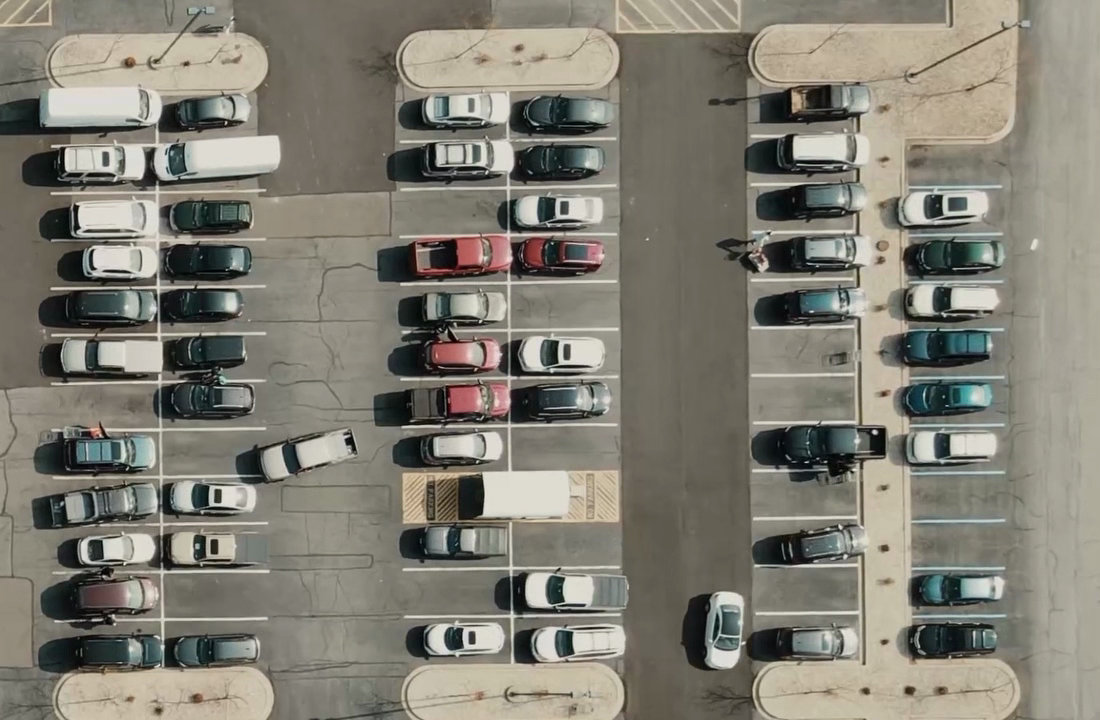
#> input picture carParkImg.png, 1100 x 720 px
$ python ParkingSpacePicker.py
#> lines starting #> are read from the running program, lines starting #| are printed output that depends on the picture; after the words box and inside, x2 and y2 are one past the last pixel; in counts of white or black regions, pixels touching at a corner belong together
import cv2
import pickle
import numpy as np

class ParkingSpacePicker:
    def __init__(self):
        self.width, self.height = 103, 43
        self.posList = []
        self.load_parking_positions()

        # Perspective transform variables
        self.perspective_matrix = None
        self.perspective_mode = False

        # Create control window
        self.create_control_window()

    def load_parking_positions(self):
        """Load existing parking positions"""
        try:
            with open('CarParkPos', 'rb') as f:
                self.posList = pickle.load(f)
            print(f"Loaded {len(self.posList)} existing parking positions")
        except:
            print("No existing parking positions found. Creating new ones.")
            self.posList = []

    def create_control_window(self):
        """Create control window with trackbars"""
        cv2.namedWindow("Controls")
        cv2.resizeWindow("Controls", 400, 200)

        # Perspective transform controls
        cv2.createTrackbar("Perspective Mode", "Controls", 0, 1, self.empty)
#> slider 'Perspective Mode' is set to 1
#> in run, img is the input picture: shape (720, 1100, 3); mean B, G, R 116, 126.7, 129.8
        cv2.createTrackbar("Top-Left X", "Controls", 10, 100, self.empty)
        cv2.createTrackbar("Top-Left Y", "Controls", 10, 100, self.empty)
        cv2.createTrackbar("Top-Right X", "Controls", 90, 100, self.empty)
        cv2.createTrackbar("Top-Right Y", "Controls", 10, 100, self.empty)
        cv2.createTrackbar("Bottom-Right X", "Controls", 90, 100, self.empty)
        cv2.createTrackbar("Bottom-Right Y", "Controls", 90, 100, self.empty)
        cv2.createTrackbar("Bottom-Left X", "Controls", 10, 100, self.empty)
        cv2.createTrackbar("Bottom-Left Y", "Controls", 90, 100, self.empty)

    def empty(self, a):
        pass

    def get_perspective_transform(self, img):
        """Get perspective transform matrix based on trackbar values"""
        h, w = img.shape[:2]
#> h = 720; w = 1100

        # Get trackbar values (as percentages)
        tl_x = cv2.getTrackbarPos("Top-Left X", "Controls") / 100.0
        tl_y = cv2.getTrackbarPos("Top-Left Y", "Controls") / 100.0
        tr_x = cv2.getTrackbarPos("Top-Right X", "Controls") / 100.0
        tr_y = cv2.getTrackbarPos("Top-Right Y", "Controls") / 100.0
        br_x = cv2.getTrackbarPos("Bottom-Right X", "Controls") / 100.0
        br_y = cv2.getTrackbarPos("Bottom-Right Y", "Controls") / 100.0
        bl_x = cv2.getTrackbarPos("Bottom-Left X", "Controls") / 100.0
        bl_y = cv2.getTrackbarPos("Bottom-Left Y", "Controls") / 100.0

        # Define source points (original image corners)
        src_points = np.float32([
            [0, 0],           # Top-left
            [w, 0],           # Top-right
            [w, h],           # Bottom-right
            [0, h]            # Bottom-left
        ])

        # Define destination points (transformed corners)
        dst_points = np.float32([
            [w * tl_x, h * tl_y],      # Top-left
            [w * tr_x, h * tr_y],      # Top-right
            [w * br_x, h * br_y],      # Bottom-right
            [w * bl_x, h * bl_y]       # Bottom-left
        ])

        self.perspective_matrix = cv2.getPerspectiveTransform(src_points, dst_points)
#> self.perspective_matrix = [[0.8, 0, 110], [0, 0.8, 72], [0, 0, 1]]
        return self.perspective_matrix

    def apply_perspective_transform(self, img):
        """Apply perspective transform to correct camera angle"""
        if self.perspective_matrix is None:
            self.get_perspective_transform(img)

        h, w = img.shape[:2]
#> h = 720; w = 1100
        transformed = cv2.warpPerspective(img, self.perspective_matrix, (w, h))
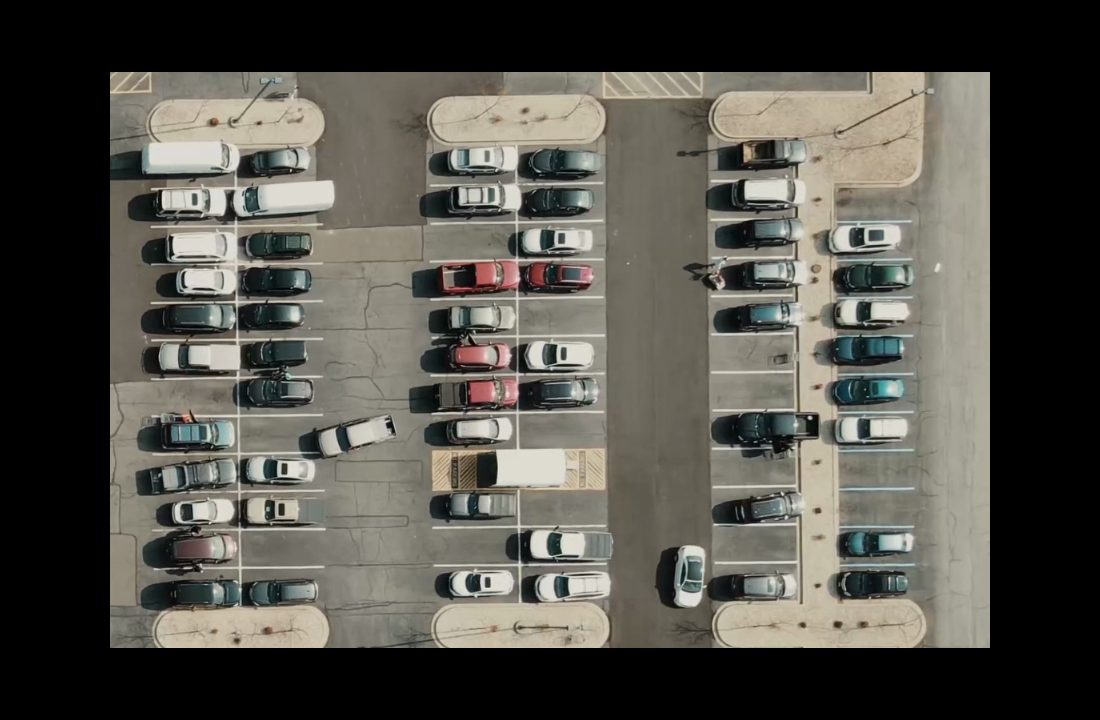
#> transformed: shape (720, 1100, 3); mean B, G, R 74.3, 81.1, 83.1
        return transformed

    def mouseClick(self, events, x, y, flags, params):
        """Handle mouse clicks for adding/removing parking spaces"""
        if events == cv2.EVENT_LBUTTONDOWN:
            # Add new parking space
            self.posList.append((x, y))
            print(f"Added parking space at ({x}, {y})")
        elif events == cv2.EVENT_RBUTTONDOWN:
            # Remove parking space
            for i, pos in enumerate(self.posList):
                x1, y1 = pos
                if x1 < x < x1 + self.width and y1 < y < y1 + self.height:
                    removed = self.posList.pop(i)
                    print(f"Removed parking space at {removed}")
                    break

        # Save positions after any change
        self.save_parking_positions()

    def save_parking_positions(self):
        """Save parking positions to file"""
        with open('CarParkPos', 'wb') as f:
            pickle.dump(self.posList, f)
        print(f"Saved {len(self.posList)} parking positions")

    def draw_parking_spaces(self, img):
        """Draw all parking spaces on the image"""
        for i, pos in enumerate(self.posList):
            x, y = pos
            cv2.rectangle(img, pos, (x + self.width, y + self.height), (255, 0, 255), 2)
            cv2.putText(img, str(i+1), (x + 5, y + 20), cv2.FONT_HERSHEY_SIMPLEX, 0.5, (255, 0, 255), 1)

    def draw_perspective_guide(self, img):
        """Draw perspective transform guide lines"""
        if self.perspective_mode:
            h, w = img.shape[:2]
#> h = 720; w = 1100

            # Get trackbar values
            tl_x = int(cv2.getTrackbarPos("Top-Left X", "Controls") / 100.0 * w)
#> tl_x = 110
            tl_y = int(cv2.getTrackbarPos("Top-Left Y", "Controls") / 100.0 * h)
#> tl_y = 72
            tr_x = int(cv2.getTrackbarPos("Top-Right X", "Controls") / 100.0 * w)
#> tr_x = 990
            tr_y = int(cv2.getTrackbarPos("Top-Right Y", "Controls") / 100.0 * h)
#> tr_y = 72
            br_x = int(cv2.getTrackbarPos("Bottom-Right X", "Controls") / 100.0 * w)
#> br_x = 990
            br_y = int(cv2.getTrackbarPos("Bottom-Right Y", "Controls") / 100.0 * h)
#> br_y = 648
            bl_x = int(cv2.getTrackbarPos("Bottom-Left X", "Controls") / 100.0 * w)
#> bl_x = 110
            bl_y = int(cv2.getTrackbarPos("Bottom-Left Y", "Controls") / 100.0 * h)
#> bl_y = 648

            # Draw perspective transform guide
            points = np.array([[tl_x, tl_y], [tr_x, tr_y], [br_x, br_y], [bl_x, bl_y]], np.int32)
#> points = [[110, 72], [990, 72], [990, 648], [110, 648]]
            cv2.polylines(img, [points], True, (0, 255, 255), 2)
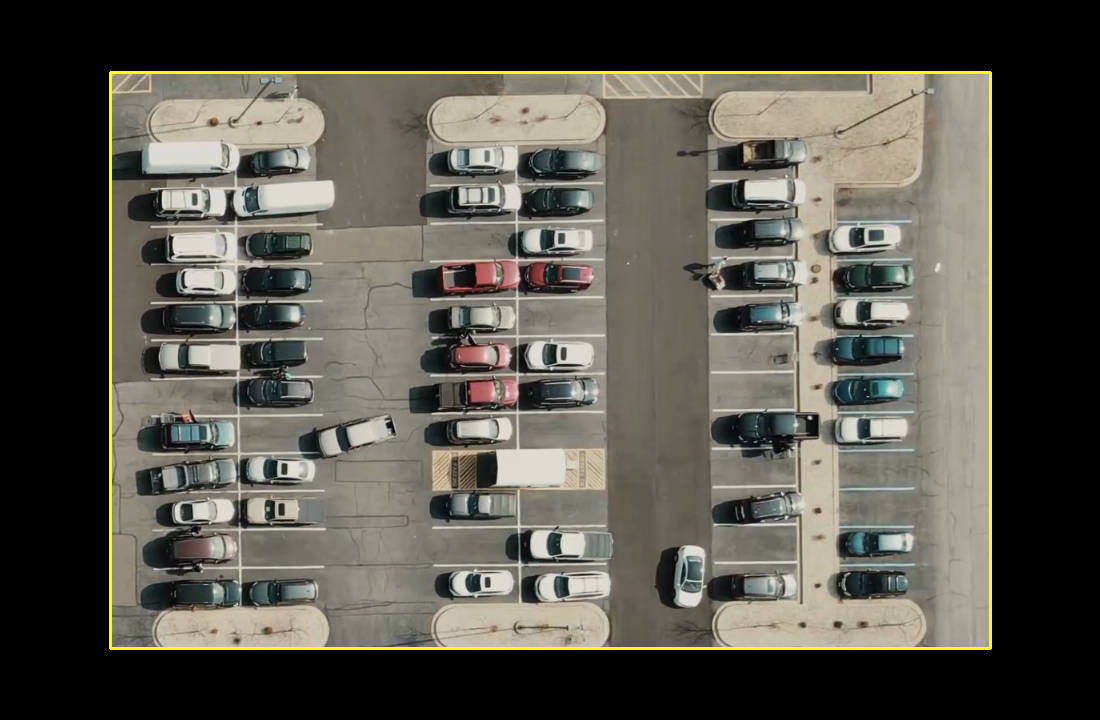
#> img: shape (720, 1100, 3); 1.1% of pixels changed, all inside (x1, y1, x2, y2) = (109, 71, 992, 650)

            # Draw corner points
            cv2.circle(img, (tl_x, tl_y), 5, (0, 255, 255), -1)
#> img: shape (720, 1100, 3); 0.01% of pixels changed, all inside (x1, y1, x2, y2) = (105, 67, 115, 77)
            cv2.circle(img, (tr_x, tr_y), 5, (0, 255, 255), -1)
#> img: shape (720, 1100, 3); mean B, G, R 73.6, 83.2, 85.2
            cv2.circle(img, (br_x, br_y), 5, (0, 255, 255), -1)
#> img: shape (720, 1100, 3); mean B, G, R 73.6, 83.2, 85.2
            cv2.circle(img, (bl_x, bl_y), 5, (0, 255, 255), -1)
#> img: shape (720, 1100, 3); mean B, G, R 73.6, 83.2, 85.2

    def run(self):
        """Main picker loop"""
        print("Parking Space Picker")
        print("Instructions:")
        print("- Left click to add parking space")
        print("- Right click on existing space to remove it")
        print("- Adjust perspective transform controls for different camera angles")
        print("- Press 'q' to quit")
        print("- Press 'c' to clear all spaces")
        print("- Press 's' to save current configuration")

        while True:
            # Load image
            img = cv2.imread('carParkImg.png')
            if img is None:
                print("Error: Could not load carParkImg.png")
                break

            # Check if perspective mode is enabled
            self.perspective_mode = cv2.getTrackbarPos("Perspective Mode", "Controls") == 1

            # Apply perspective transform if enabled
            if self.perspective_mode:
                img = self.apply_perspective_transform(img)

            # Draw parking spaces
            self.draw_parking_spaces(img)

            # Draw perspective guide
            self.draw_perspective_guide(img)

            # Display image
            cv2.imshow("Parking Space Picker", img)
            cv2.setMouseCallback("Parking Space Picker", self.mouseClick)

            # Handle key presses
            key = cv2.waitKey(1) & 0xFF
#> (key q is pressed here)
            if key == ord('q'):
                break
            elif key == ord('c'):
                self.posList.clear()
                self.save_parking_positions()
                print("Cleared all parking spaces")
            elif key == ord('s'):
                self.save_parking_positions()
                print("Configuration saved!")

        # Cleanup
        cv2.destroyAllWindows()

if __name__ == "__main__":
    picker = ParkingSpacePicker()
    picker.run()
